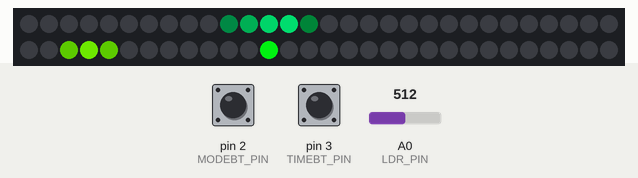
Simulated run of this sketch. Board: Arduino Uno, built with avr-gcc and run on an emulated ATmega328P. On the bench: 60 RGB LEDs in strip order, left to right, continuing on the next row. The test bench sets the inputs (shaded band); at power-on: pin 3 (TIMEBT_PIN) HIGH, A0 (LDR_PIN) = 512, pin 2 (MODEBT_PIN) HIGH. Dim RGB values are drawn brighter than linear; random numbers use the default seed unless the sketch sets one.

Above: at 2.29 s.
2.3 s: pin 3 (TIMEBT_PIN) pulled LOW for 0.15 s
At 3.2 s:
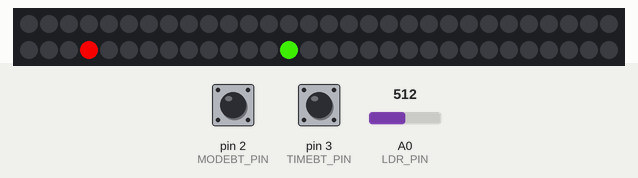
5.4 s: A0 (LDR_PIN) set to 716
8.4 s: pin 2 (MODEBT_PIN) pulled LOW for 0.15 s
At 8.71 s:
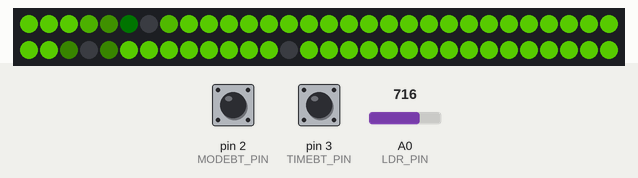
9.1 s: pin 2 (MODEBT_PIN) pulled LOW for 1 s
At 9.34 s:
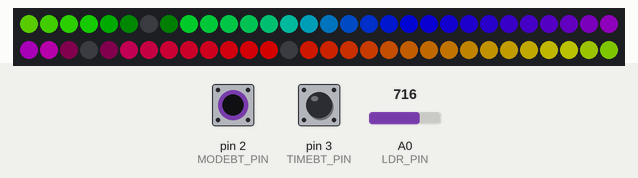
10.7 s: A0 (LDR_PIN) set to 32
12.6 s: A0 (LDR_PIN) set to 306
Timing chart, 0 to 15.6 s (numbered marks = the images above; inputs shaded):
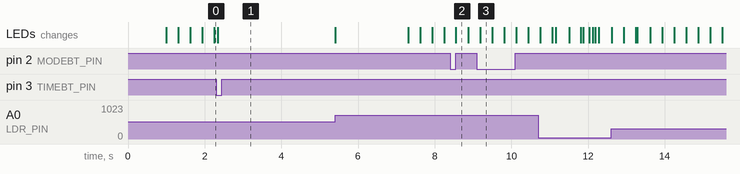

The sketch:

NeoClock.ino
```cpp
// NeoClock
// John Rood, 2015-01-25

// The AA borrows heavily from Mark Kriegsman's example
// https://plus.google.com/112916219338292742137/posts/2VYNQgD38Pw


#include <stdint.h>
#include <FastLED.h>
#include <Bounce2.h>

// ANIMATION (4096 / DIVISOR) = Hz
// 4096 / 127 => 32Hz
#define DIVISOR 127

#define MODEBT_PIN 2
#define TIMEBT_PIN 3
#define LDR_PIN A0

// LEDS
#define DATA_PIN    6
#define NUM_LEDS    60
#define LED_TYPE    WS2812B
#define COLOR_ORDER GRB

CRGB leds[NUM_LEDS];

uint8_t globalBrightness = 31;
uint8_t globalSaturation = 255;


volatile int doUpdate = LOW; // animation interrupt
int repaint = 0;

uint8_t hour = 0;
uint8_t minute = 0;
uint8_t hourIndex = 0;

uint8_t myHue = 0;

uint8_t display_mode = 0; //
uint8_t old_display_mode = 0;
uint8_t inverse_mode = 0;

int F32pos = 0;
uint8_t F32frac = 0;


int secondsWidth  = 5; // width of each light bar, in whole pixels

int advanceMinute = 0;
int advanceHour = 0;
int settingTime = 0;

int buttonState;
unsigned long buttonPressTimeStamp;
unsigned long firstPressTimeStamp;
int repeatCount = 0;

// int hourStep = 0;
// int minuteStep = 0;

void drawSecond( int pos32, uint8_t frac, int width, uint8_t hue); // seconds
void drawMinute(int pos32, uint8_t frac, uint8_t hue);
void drawHour(int pos32, uint8_t frac, uint8_t hue);
void drawHourMarkers(int pos32, uint8_t frac, uint8_t hue);

void addLed(int index, CHSV value) ;

void updateBrightness(void);

void rainbow(uint8_t startHue);
CHSV rainbowHsvForPos(uint8_t pos, uint8_t startHue);

// display modes
void m_regular_colorloop(int pos32, uint8_t frac);
void m_set_time(int pos32, uint8_t frac);
void m_inverse(int pos32, uint8_t frac);
void m_rainbow_inverse(int pos32, uint8_t frac);
#define NUM_MODES 4


Bounce btMode = Bounce();
Bounce btTime = Bounce();

ISR(TIMER2_COMPA_vect) {
    doUpdate = HIGH;
}

void setup() {
    // TODO: implement auto-tuning using the 32kHz crystal
    OSCCAL = 0xAC;
    delay(1000); // wait

    pinMode(MODEBT_PIN, INPUT_PULLUP);
    pinMode(TIMEBT_PIN, INPUT_PULLUP);

    btMode.attach(MODEBT_PIN);
    btMode.interval(3);

    btTime.attach(TIMEBT_PIN);
    btTime.interval(3);

    FastLED.addLeds<LED_TYPE,DATA_PIN,COLOR_ORDER>(leds, NUM_LEDS).setCorrection(TypicalLEDStrip);
    updateBrightness();
    myHue = random8();

    // "random" start time
    hour = 6;
    minute = 42;
    hourIndex = hour * 5 + minute/12;
    F32pos = 13 * 32;

    TCCR2A = 0;
    TCCR2B = 0;
    TIMSK2 &= ~((1<<TOIE2)|(1<<OCIE2A)|(1<<OCIE2B)); // kill T2 intr
    ASSR |= (1<<AS2); // ext. 32kHz crystal
    OCR2A = DIVISOR;
    TCNT2 = 0;
    TCCR2A = (1<<WGM21); // CTC
    TCCR2B = ((1<<CS21)); //  div 8 => 4096Hz
    // wait 4 teh readies
    while (ASSR & ((1<<TCN2UB)|(1<<OCR2AUB)|(1<<OCR2BUB)|(1<<TCR2AUB)|(1<<TCR2BUB))) {}
    TIMSK2 |= (1<<OCIE2A);

}

void loop() {
    if (doUpdate || repaint) {
        if (F32pos >= (NUM_LEDS * 32)) {
            F32pos -= (NUM_LEDS * 32);

            advanceMinute = 1;

            if ((minute + 1) % 12 == 0) {
                advanceHour = 1;
            }
        }

        F32frac = F32pos & 0x1F;

        switch (display_mode)
        {
            case 0:
                m_regular_colorloop(F32pos, F32frac);
                break;
            case 1:
                m_inverse(F32pos, F32frac);
                break;
            case 2:
                m_rainbow_inverse(F32pos, F32frac);
                break;
            case 3:
                m_set_time(F32pos, F32frac);
                break;
            default:
                m_regular_colorloop(F32pos, F32frac);
        }

        //drawHourMarkers(F32pos, F32frac, myHue + 42);

        if (F32frac == 0x1F) {
            if (advanceMinute) {
                minute++;
                if (minute == 60) {
                    minute = 0;
                }
                advanceMinute = 0;

                myHue++;
            }

            if (advanceHour) {
                hour++;
                if (hour == 12) {
                    hour = 0;
                }
                hourIndex++;
                if (hourIndex == 60) {
                    hourIndex = 0;
                }
                advanceHour = 0;
            }

        }

        updateBrightness();

        FastLED.show();

        if (doUpdate) {
            doUpdate = LOW;
            F32pos++;
        }
        repaint = 0;
    }


    // handle buttons here

    if (!settingTime) {
        boolean modeBtChanged = btMode.update();
        int modeBtVal = btMode.read();

        if (modeBtChanged && modeBtVal == LOW) {
            display_mode++;
            if (display_mode == NUM_MODES) {
                display_mode = 0;
            }
        }
    }

    boolean timeBtChanged = btTime.update();

    if (timeBtChanged) {
        int timeBtVal = btTime.read();
        if (timeBtVal == HIGH) {
            buttonState = 0;
        }
        else {
            if (!settingTime) {
                old_display_mode = display_mode;
                display_mode = 3; // RGB
                settingTime = 1;
            }
            buttonState = 1;
            firstPressTimeStamp = millis();
            buttonPressTimeStamp = firstPressTimeStamp;
            F32pos = NUM_LEDS * 32 + 0x1F;
        }
    }

    unsigned long now = millis();
    unsigned long holdTime = (now - firstPressTimeStamp) / 1000 ;
    if (holdTime > 20) {
        holdTime = 20;
    }
    unsigned long repeatDelay = 300 - (290/20 * holdTime);

    if (buttonState == 1) {
        if (now - buttonPressTimeStamp > repeatDelay) {
            buttonPressTimeStamp = now;
            F32pos = NUM_LEDS * 32 + 0x1F; // advance 1 minute
            repaint = 1;
        }
    }
    else if (settingTime && now - buttonPressTimeStamp >= 5000) {
        display_mode = old_display_mode;
        settingTime = 0;
    }
}

// basic RGB clock
void m_set_time(int pos32, uint8_t frac)
{
    FastLED.clear();

    inverse_mode = 0;

    addLed(hourIndex, CHSV(0, globalSaturation, 255));
    addLed(minute, CHSV(85, globalSaturation, 255));
    // only show seconds if we're a selected display mode
    if (!settingTime) {
        addLed(pos32/32, CHSV(170, globalSaturation, 255));
    }
}

// fancy clock
void m_regular_colorloop(int pos32, uint8_t frac)
{
    FastLED.clear();

    inverse_mode = 0;

    drawHour(pos32, frac, myHue);
    drawMinute(pos32, frac, myHue + 25);
    drawSecond(pos32, frac, secondsWidth, myHue + 50);
}

// inverted clock
void m_inverse(int pos32, uint8_t frac)
{
    fill_solid(leds, NUM_LEDS, CHSV(myHue, globalSaturation, 255) );

    inverse_mode = 1;

    drawSecond(F32pos, F32frac, secondsWidth, myHue);
    drawMinute(F32pos, F32frac, myHue);
    drawHour(F32pos, F32frac, myHue);
}

// rainbow clock
void m_rainbow_inverse(int pos32, uint8_t frac)
{
    rainbow(myHue);

    inverse_mode = 1;

    drawSecond(F32pos, F32frac, secondsWidth, myHue);
    drawMinute(F32pos, F32frac, myHue);
    drawHour(F32pos, F32frac, myHue);
}


void drawHour(int pos32, uint8_t frac, uint8_t hue)
{
    if (advanceHour) {
        uint8_t pctStep = frac * 8;
        addLed(hourIndex - 1, CHSV(hue, globalSaturation, lerp8by8(191, 0, pctStep)));
        addLed(hourIndex,     CHSV(hue, globalSaturation, lerp8by8(255, 191, pctStep)));
        addLed(hourIndex + 1, CHSV(hue, globalSaturation, lerp8by8(191, 255, pctStep)));
        addLed(hourIndex + 2, CHSV(hue, globalSaturation, lerp8by8(0, 191, pctStep)));
    }
    else {
        addLed(hourIndex - 1, CHSV(hue, globalSaturation, 191));
        addLed(hourIndex, CHSV(hue, globalSaturation, 255));
        addLed(hourIndex + 1, CHSV(hue, globalSaturation, 191));
    }
}

void drawMinute(int pos32, uint8_t frac, uint8_t hue)
{
    if (advanceMinute) {
        uint8_t firstpixelbrightness = (255 - (frac * 8));
        uint8_t lastpixelbrightness  = (255 - firstpixelbrightness);

        addLed(minute + 1, CHSV(hue, globalSaturation, lastpixelbrightness));
        addLed(minute, CHSV(hue, globalSaturation, firstpixelbrightness));
    }
    else {
        addLed(minute, CHSV(hue, globalSaturation, 255));
    }
}


void drawSecond( int pos32, uint8_t frac, int width, uint8_t hue)
{
    int i = pos32 / 32;

    uint8_t pctStep = frac * 8;
    uint8_t firstpixelbrightness  = pctStep;

    uint8_t tail_size = width - 2;
    uint8_t tail_step = 255 / tail_size;

    uint8_t bright;
    for( int n = 0; n < width; n++) {
        if( n == 0) {
            bright = firstpixelbrightness;
        }
        else if (n == 1) {
            bright = 255; // actual second
        }
        else {
            uint8_t tail_pos = n - 2;
            uint8_t startBri = 255 - tail_pos * tail_step;
            bright = lerp8by8(startBri, startBri - tail_step, pctStep);
        }

        addLed(i, CHSV( hue, globalSaturation, bright));

        i--;
        if (i < 0) {
            i = NUM_LEDS - 1;
        }
    }
}

void drawHourMarkers(int pos32, uint8_t frac, uint8_t hue)
{
    uint8_t i;
    for (i = 0; i < 12; i++) {
        leds[i * 5] = CHSV(hue, 127, 31);
    }
}

void addLed(int index, CHSV pixelColor)
{
    if (index > 59) {
        index -= 60;
    }
    else if (index < 0) {
        index += 60;
    }

    if (display_mode == 0) {
        leds[index] += pixelColor;
    }
    else if (display_mode == 1) { // painted in myHue
        leds[index] = CHSV(myHue, globalSaturation, 255 - pixelColor.value);
    }
    else if (display_mode == 2) {
        CHSV spotColor = rainbowHsvForPos(index, myHue); // FIXME: this is a hack
        spotColor.value = 255 - pixelColor.value;
        leds[index]  = spotColor;
    }
    else {
        leds[index] += pixelColor;
    }
}

void updateBrightness(void)
{
    uint8_t bri;

    int LDRReading = analogRead(LDR_PIN);

    // somewhere between  170 - 600
    LDRReading = constrain(LDRReading, 0, 600);

    if (!inverse_mode) {
        bri = map(LDRReading, 0, 600, 64, 255);
    }
    else { // mode 1 or 2, so dim extra
        bri = map(LDRReading, 0, 600, 16, 127);
    }

    if (bri != globalBrightness) {
        FastLED.setBrightness(bri);
        globalBrightness = bri;
    }
}

void rainbow(uint8_t startHue) {
    int i;
    for (i = 0; i < 60; i++) {
        leds[i] = rainbowHsvForPos(i, startHue);
    }
}

CHSV rainbowHsvForPos(uint8_t pos, uint8_t startHue)
{
    //255*16/60
    uint8_t hue = startHue + (uint16_t(255) * uint16_t(pos)) / 60;
    return CHSV(hue, globalSaturation, 255);
}
```
